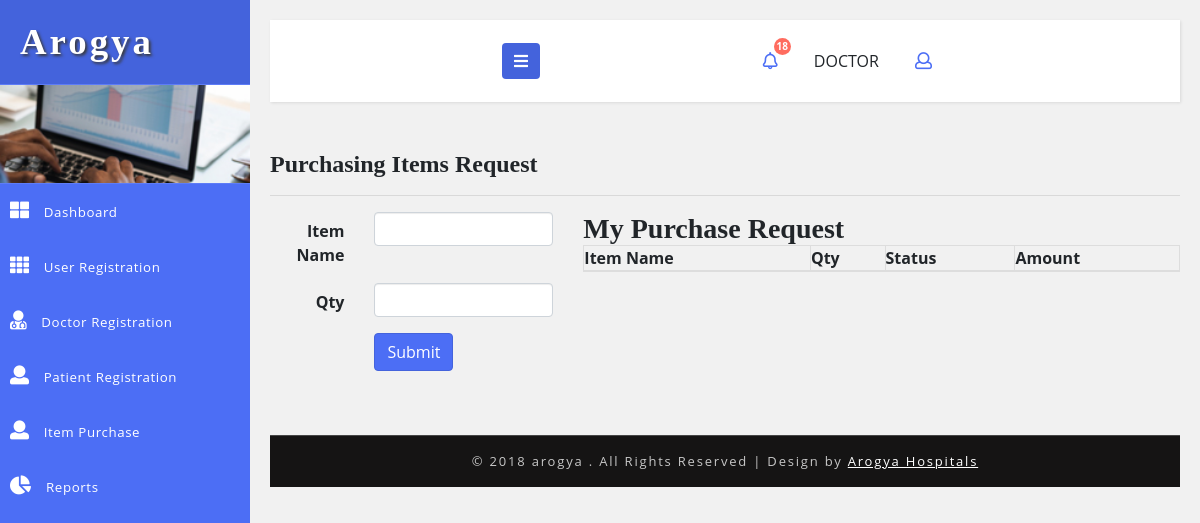
Before: /admin/purchasing-item-request.php (signed in) with the older database file.
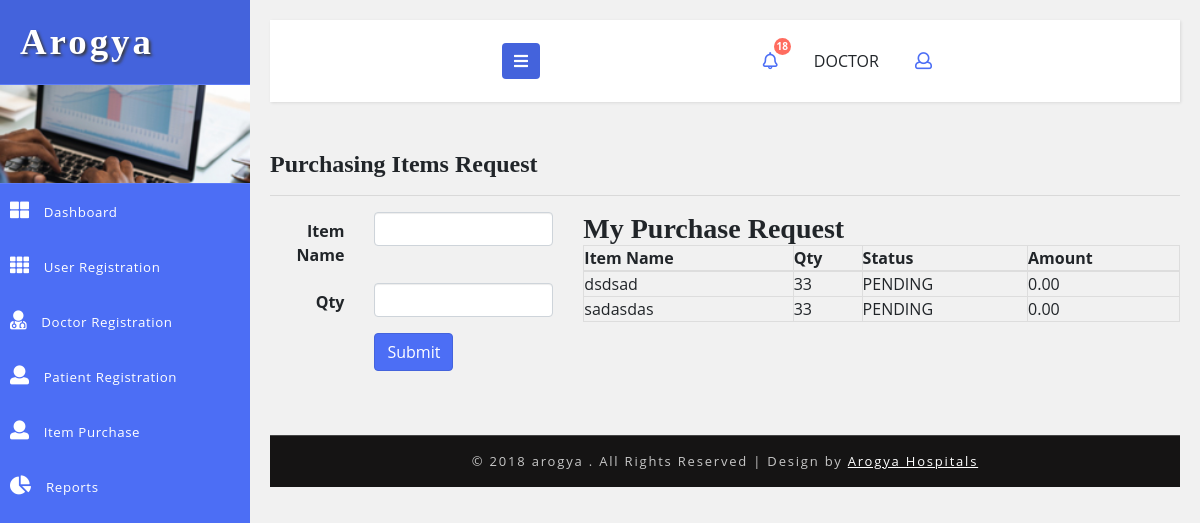
After: the same page with the newer database file.
### tables this page shows
CREATE TABLE `hms_purchase` (
  `id` int(5) NOT NULL AUTO_INCREMENT,
  `purchasing_item` varchar(50) DEFAULT NULL,
  `qty` int(5) DEFAULT NULL,
  `status_code` varchar(20) DEFAULT 'PENDING',
  `updated_by` int(5) DEFAULT NULL,
  `created_date` timestamp NOT NULL DEFAULT current_timestamp(),
  `created_user` int(5) DEFAULT NULL,
  `amount` double(10,2) DEFAULT 0.00,
  PRIMARY KEY (`id`)
);

### DB.php (called while the page is built, shortened)
<?php
function getDBConnection() {
    $servername = "localhost";
    $username = "root";
    $password = "123";
    $db = "hmsdb";
    $conn = mysqli_connect($servername, $username, $password, $db);
    if (!$conn) {
        die("Connection failed: " . mysqli_connect_error());
    } else {
        return $conn;
    }
}
function getData($sql) {
    $conn = getDBConnection();
    $result = mysqli_query($conn, $sql);
    if (mysqli_num_rows($result) > 0) {
        return $result;
    } else {
        return FALSE;
    }
}
?>

### admin/purchasing-item-request.php (the view, shortened to what this page needs)
<?php
include '../DB.php';
?>
<!DOCTYPE html>
<html lang="en">
    <head>
        <link rel="stylesheet" href="https://maxcdn.bootstrapcdn.com/bootstrap/3.3.7/css/bootstrap.min.css">
        <link rel="stylesheet" href="https://maxcdn.bootstrapcdn.com/font-awesome/4.7.0/css/font-awesome.min.css">
        <link href="../css/bootstrap.css" rel="stylesheet" type="text/css" media="all" />
        <link href="../css/style.css" rel="stylesheet" type="text/css" media="all" />
        <link rel="stylesheet" href="../css/style4.css">
        <link href="../css/fontawesome-all.css" rel="stylesheet">
    </head>
    <body>
        <div class="wrapper">
            <nav id="sidebar">
                <div class="sidebar-header">
                    <h1>
                        <a href="#">Arogya</a>
                    </h1>
                </div>
                <div class="profile-bg"></div>
                <?php
                include_once '../_tree_admin.php';
                ?>
            </nav>
            <div id="content">
                <?php include_once '../_top_bar.php'; ?>
                <div class="blank-page-content">
                    <h4>Purchasing Items Request</h4>
                    <hr>
                    <div class="row">
                        <div class="col-md-4">
                            <form class="form-horizontal" action="purchasing-item-request.php" method="post">
                                <div class="form-group">
                                    <label for="text" class="control-label col-xs-4">Item Name</label>
                                    <div class="col-xs-8">
                                        <input id="text" name="purchasing_item" type="text" class="form-control">
                                    </div>
                                </div>
                                <div class="form-group">
                                    <label for="Qty" class="control-label col-xs-4">Qty</label>
                                    <div class="col-xs-8">
                                        <input id="Qty" name="qty" type="text" class="form-control">
                                    </div>
                                </div>
                                <div class="form-group row">
                                    <div class="col-xs-offset-4 col-xs-8">
                                        <button name="btnAdd" type="submit" class="btn btn-primary">Submit</button>
                                    </div>
                                </div>
                            </form>
                        </div>
                        <div class="col-md-8">
                            <h3>My Purchase Request</h3>
                            <table border="0" style="width: 100%" class="table-bordered">
                                <thead>
                                    <tr>
                                        <th>Item Name</th>
                                        <th>Qty</th>
                                        <th>Status</th>
                                        <th>Amount</th>
                                    </tr>
                                </thead>
                                <tbody>
                                    <?php
                                    $sql = "SELECT * FROM hms_purchase WHERE created_user ='" . $_SESSION['userbean']['id'] . "'";
                                    $data = getData($sql);
                                    if ($data != null) {
                                        foreach ($data as $value) {
                                            ?>
                                            <tr>
                                                <td><?= $value['purchasing_item']?></td>
                                                <td><?= $value['qty']?></td>
                                                <td><?= $value['status_code']?></td>
                                                <td><?= $value['amount']?></td>
                                            </tr>
                                            <?php
                                        }
                                    }
                                    ?>
                                </tbody>
                            </table>
                        </div>
                    </div>
                </div>
                <?php include '../_footer.php'; ?>
            </div>
        </div>
        <link href="../css/jquery.dataTables.min.css" rel="stylesheet" type="text/css"/>
    </body>
</html>

### _tree_admin.php
<ul class="list-unstyled components">
    <li>
        <a href="<?php $_SERVER['SERVER_NAME'] ?>/<?= $_SESSION['sitename'] ?>/home.php">
            <i class="fas fa-th-large"></i>
            Dashboard
        </a>
    </li>
    <li>
        <a href="<?php $_SERVER['SERVER_NAME'] ?>/<?= $_SESSION['sitename'] ?>/admin/user-registration.php">
            <i class="fas fa-th"></i>
            User Registration
        </a>
    </li>
    <li>
        <a href="<?php $_SERVER['SERVER_NAME'] ?>/<?= $_SESSION['sitename'] ?>/admin/doctor-registration.php">
            <i class="fas fa-user-md"></i>
            Doctor Registration
        </a>
    </li>
    <li>
        <a href="<?php $_SERVER['SERVER_NAME'] ?>/<?= $_SESSION['sitename'] ?>/admin/patient-registration.php">
           <i class="fas fa-user"></i>
           Patient Registration
        </a>
    </li>
    <li>
        <a href="<?php $_SERVER['SERVER_NAME'] ?>/<?= $_SESSION['sitename'] ?>/admin/purchasing-item-request.php">
           <i class="fas fa-user"></i>
           Item Purchase
        </a>
    </li>
    <li>
        <a href="charts.html">
            <i class="fas fa-chart-pie"></i>
            Reports
        </a>
    </li>
</ul>

### _top_bar.php (shortened to what this page needs)
<nav class="navbar navbar-default mb-xl-5 mb-4">
    <div class="container-fluid">
        <div class="navbar-header">
            <button type="button" id="sidebarCollapse" class="btn btn-info navbar-btn">
                <i class="fas fa-bars"></i>
            </button>
        </div>
        <ul class="top-icons-agileits-w3layouts float-right">
            <li class="nav-item dropdown">
                <a class="nav-link dropdown-toggle" href="#" id="navbarDropdown" role="button" data-toggle="dropdown" aria-haspopup="true"
                   aria-expanded="false">
                    <i class="far fa-bell"></i>
                    <?php
                    if ($_SESSION['userbean']['user_role'] == 'DOCTOR') {
                        ?><span class="badge">
                        <?php
                        $sql = "SELECT COUNT(*) AS cnt FROM hms_doctor_appointment WHERE status_code = 'OPEN' AND doctor_id = '". $_SESSION['userbean']['id']."'";
                        $data = getData($sql);
                        if($data != null){
                            foreach ($data as $value) {
                                echo $value['cnt'];
                            }
                        }
                        ?>
                        </span><?php
                    } else if ($_SESSION['userbean']['user_role'] == 'ACCOUNTANT') {
                    } else if ($_SESSION['userbean']['user_role'] == 'ADMIN') {
                    } else if ($_SESSION['userbean']['user_role'] == 'LAB') {
                    } else if ($_SESSION['userbean']['user_role'] == 'OPD') {
                    } else if ($_SESSION['userbean']['user_role'] == 'PHARMACIST') {
                    } else if ($_SESSION['userbean']['user_role'] == 'TRANSPORT') {
                    } else if ($_SESSION['userbean']['user_role'] == 'WARD') {
                    }
                    ?>
                </a>
            </li>
            <li class="nav-item dropdown">
                <a class="nav-link dropdown-toggle" href="#" id="navbarDropdown" role="button" data-toggle="dropdown" aria-haspopup="true"
                   aria-expanded="false">
<?php echo $_SESSION['userbean']['user_role']; ?>
                </a>
            </li>
            <li class="nav-item dropdown">
                <a class="nav-link dropdown-toggle" href="#" id="navbarDropdown2" role="button" data-toggle="dropdown" aria-haspopup="true"
                   aria-expanded="false">
                    <i class="far fa-user"></i>
                </a>
            </li>
        </ul>
    </div>
</nav>

### _footer.php
<div class="copyright-w3layouts py-xl-3 py-2 mt-xl-5 mt-4 text-center">
                <p>© 2018 arogya . All Rights Reserved | Design by
                    <a href="#"> Arogya Hospitals </a>
                </p>
            </div>

### css/style.css (style rules this page uses)
html, body { margin: 0; font-size: 100%; font-family: 'Open Sans', sans-serif; background: #fff; }
body a { text-decoration: none; transition: 0.5s all; -webkit-transition: 0.5s all; -moz-transition: 0.5s all; -o-transition: 0.5s all; -ms-transition: 0.5s all; }
input[type="button"], button[type="submit"] { transition: 0.5s all; -webkit-transition: 0.5s all; -moz-transition: 0.5s all; -o-transition: 0.5s all; -ms-transition: 0.5s all; }
h1, h2, h3, h4, h5, h6 { margin: 0; font-family: 'Poiret One', cursive; font-weight: 700; }
p { margin: 0; }
ul { margin: 0; padding: 0; }
label { margin: 0; }
ul li { list-style: none; }
.profile-bg { border: 1px solid #5d7cf7; border-left: none; border-right: none; background: url(../images/menu1.jpg)no-repeat 0px 0px; -webkit-background-size: cover; -moz-background-size: cover; -o-background-size: cover; -ms-background-size: cover; background-size: cover; min-height: 100px; }
.top-icons-agileits-w3layouts .dropdown-toggle::after { display: none; }
.top-icons-agileits-w3layouts li { list-style: none; display: inline-block; }
ul.top-icons-agileits-w3layouts a.nav-link i { display: inline-block; font-size: 17px; color: #4c6ef5; }
.top-icons-agileits-w3layouts span.badge { font-size: 10px; font-weight: bold; color: #FFF; background: #ff6c5f; line-height: 13px; width: 17px; height: 17px; border-radius: 2em; -webkit-border-radius: 2em; -moz-border-radius: 2em; -o-border-radius: 2em; text-align: center; display: inline-block; position: absolute; top: -8%; right: 3px; padding: 2px 0 0; }
.dropdown { display: none; padding: 0; list-style: none; }
.copyright-w3layouts p { color: #c7c7c7; font-size: 13px; letter-spacing: 1.8px; text-align: center; font-weight: 400; }
.copyright-w3layouts p a { color: #fff; text-decoration: underline; }
.copyright-w3layouts { background: #151414; border-top: 1px solid #464646; }
ul.list-unstyled li { font-size: 14px; letter-spacing: 1px; color: #7d7d7d; }
.btn-primary { color: #fff; background-color: #4c6ef5; border-color: #4463dc; }

### css/style4.css (style rules this page uses)
body { font-family: 'Open Sans', sans-serif; background: #f1f1f1; }
p { font-family: 'Open Sans', sans-serif; }
a, a:hover, a:focus { color: inherit; text-decoration: none; transition: all 0.3s; }
.navbar { padding: 15px 10px; background: #fff; border: none; border-radius: 0; box-shadow: 1px 1px 3px rgba(0, 0, 0, 0.1); }
.navbar-btn { box-shadow: none; outline: none !important; border: none; background: #4463dc; }
i, span { display: inline-block; }
.wrapper { display: flex; align-items: stretch; }
#sidebar { min-width: 250px; max-width: 250px; background: #4c6ef5; color: #fff; transition: all 0.3s; }
.sidebar-header h1 { font-size: 2.3em; letter-spacing: 3px; color: #fff; text-shadow: 2px 2px 3px #39393a; }
#sidebar ul li a { text-align: left; }
#sidebar .sidebar-header { padding: 20px; background: #4463dc; }
#sidebar ul li a { padding: 16px 10px; font-size: .95em; letter-spacing: 0.6px; display: block; color: #fff; font-weight: 400; }
#sidebar ul li a i { margin-right: 10px; font-size: 19px; }
#content { padding: 20px; min-height: 100vh; transition: all 0.3s; overflow: hidden; width: 100%; }

Changed rows visible on the page:
added hms_purchase: purchasing_item "dsdsad", qty "33", status_code "PENDING", amount "0.00"
added hms_purchase: purchasing_item "sadasdas", qty "33", status_code "PENDING", amount "0.00"
